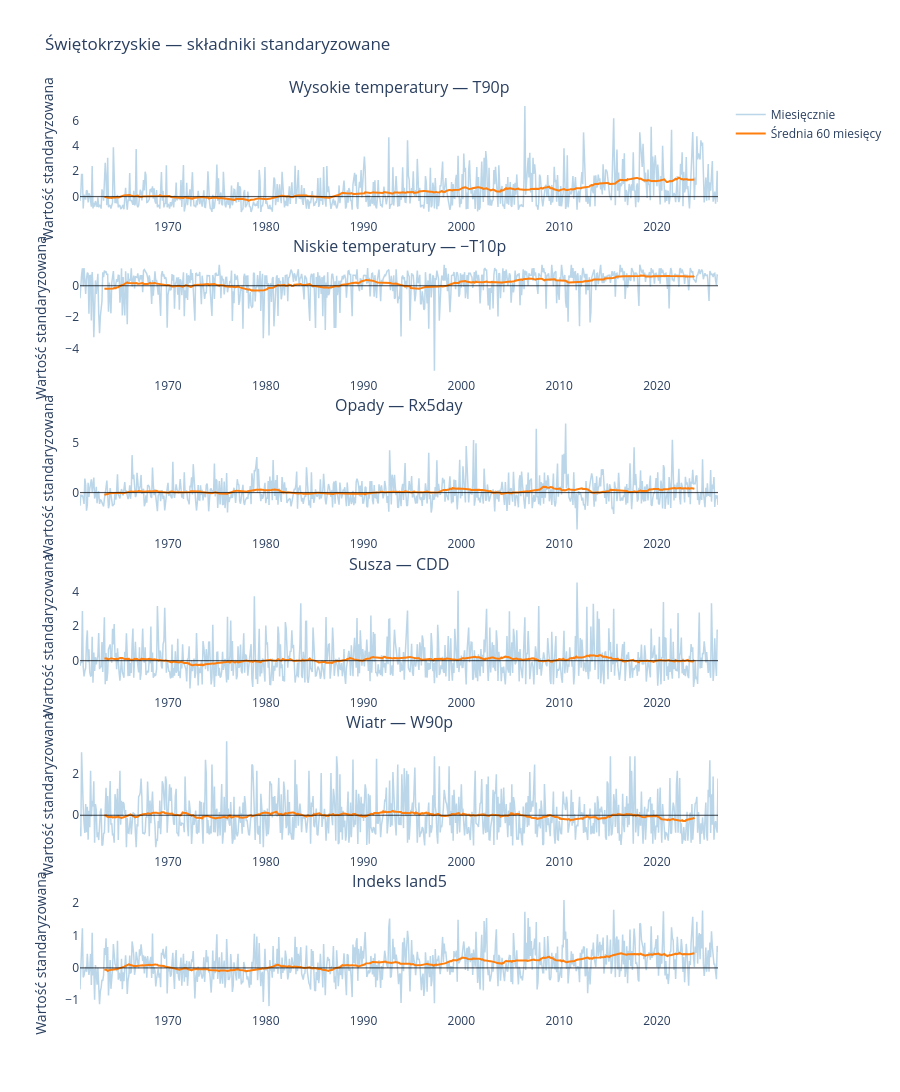
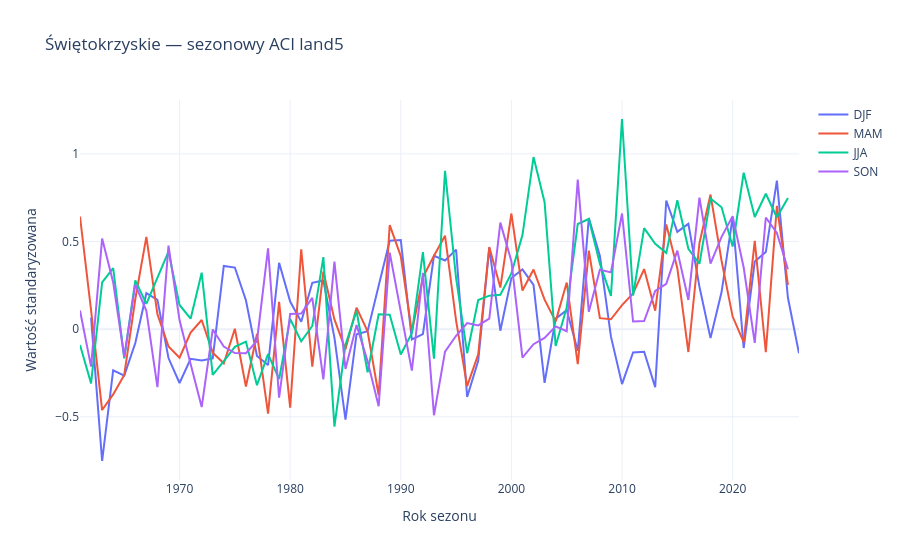

The code cell stored with these charts, in order, in its notebook:
### Markdown cell above
## 7. Wykresy składników i wyniki sezonowe
Uruchamianie od tej sekcji nie wymaga ponownego pobierania. Korzystamy z kompletnych CSV.
Wykresy pokazują składniki standaryzowane (nie temperaturę w °C ani opady w mm).
T10p pokazujemy także ze znakiem minus, zgodnie z jego wkładem do indeksu.
Sezon wymaga trzech poprawnych miesięcy; grudzień należy do następnego roku.

### Code cell
if land_wide is None or not globals().get("QUALITY_READY", False):
    print("Sekcja oczekuje na kompletne dane i obliczenie indeksu w sekcji 4.")
else:
    import plotly.graph_objects as go
    from plotly.subplots import make_subplots
    import json
    
    GRID_CSV_DIR = DATA_DIR / "grid_csv"
    METRICS = ['T90p', 'T10p_oriented', 'Rx5day', 'CDD', 'W90p', 'ACI_land5']
    LABELS = ['Wysokie temperatury — T90p', 'Niskie temperatury — −T10p', 'Opady — Rx5day', 'Susza — CDD', 'Wiatr — W90p', 'Indeks land5']
    regional = pd.read_csv(OUTPUT_DIR / "swietokrzyskie_land_components_monthly.csv")
    counts = pd.read_csv(OUTPUT_DIR / "swietokrzyskie_daily_cell_counts.csv")
    if not counts[CLIMATE_COLUMNS].eq(len(grid)).all().all():
        raise ValueError("Najpierw napraw dane i ponownie wykonaj sekcje 2B–4.")
    seasonal_all = None
    fig = make_subplots(rows=len(METRICS), cols=1, subplot_titles=LABELS, vertical_spacing=0.045)
    for i, metric in enumerate(METRICS):
        row, col = i + 1, 1
        fig.add_trace(go.Scatter(x=regional.Date, y=regional[metric], name="Miesięcznie",
            line=dict(color="rgba(31,119,180,0.3)",width=1.5), showlegend=i==0),row=row,col=col)
        fig.add_trace(go.Scatter(x=regional.Date, y=regional[metric].rolling(60,center=True,min_periods=60).mean(),
            name="Średnia 60 miesięcy",line=dict(color="#ff7f0e",width=2),showlegend=i==0),row=row,col=col)
        # One wide static chart per component, matching the Pomeranian example.
        with plt.style.context("default"):
            component_fig, ax = plt.subplots(figsize=(14, 5))
            dates = pd.to_datetime(regional.Date + "-01")
            ax.plot(dates, regional[metric], color="tab:blue", alpha=0.3,
                    linewidth=1.5, label="Wartości miesięczne")
            ax.plot(dates, regional[metric].rolling(60, center=True, min_periods=60).mean(),
                    color="tab:orange", linewidth=2, label="Średnia pięcioletnia")
            ax.axhline(0, color="black", linewidth=0.7)
            ax.set(title=f"Świętokrzyskie — {LABELS[i]}", ylabel="Wartość standaryzowana")
            ax.legend(loc="upper left")
            component_fig.tight_layout()
            component_fig.savefig(OUTPUT_DIR / f"swietokrzyskie_{metric}_trend.png", dpi=160)
            plt.show()
            plt.close(component_fig)
        fig.add_hline(y=0, line_color="black", line_width=0.7, row=row, col=col)
        fig.update_xaxes(showgrid=False, row=row, col=col)
        fig.update_yaxes(showgrid=False, title_text="Wartość standaryzowana", row=row, col=col)
        s = complete_seasonal_means(regional, metric)
        seasonal_all = s if seasonal_all is None else seasonal_all.merge(s,on="Date",how="outer",validate="one_to_one")
    fig.update_layout(height=350*len(METRICS),title="Świętokrzyskie — składniki standaryzowane",template="plotly_white")
    fig.write_html(OUTPUT_DIR / "swietokrzyskie_components_interactive.html",include_plotlyjs=True)
    fig.show()
    seasonal_all.to_csv(OUTPUT_DIR / "swietokrzyskie_all_components_seasonal.csv",index=False)
    season_fig = go.Figure()
    for season in ["DJF","MAM","JJA","SON"]:
        s = seasonal_all.loc[seasonal_all.Date.str.endswith(season)]
        season_fig.add_trace(go.Scatter(x=s.Date.str[:4].astype(int),y=s.ACI_land5,name=season))
    season_fig.update_layout(title="Świętokrzyskie — sezonowy ACI land5",xaxis_title="Rok sezonu",
                             yaxis_title="Wartość standaryzowana",template="plotly_white")
    season_fig.write_html(OUTPUT_DIR / "swietokrzyskie_seasonal_interactive.html",include_plotlyjs=True)
    season_fig.show()

### Figure 1 — Plotly figure (JSON) as saved in the notebook; plotly's stock layout.template omitted (floating-point values rounded to 4 significant figures; data arrays with more than 128 entries replaced by an {"elided": "..."} marker saying what was removed)
{"data": [{"line": {"color": "rgba(31,119,180,0.3)", "width": 1.5}, "name": "Miesięcznie", "showlegend": true, "type": "scatter", "x": {"elided": "784 str values"}, "xaxis": "x", "y": {"elided": "784 float values"}, "yaxis": "y"}, {"line": {"color": "#ff7f0e", "width": 2}, "name": "Średnia 60 miesięcy", "showlegend": true, "type": "scatter", "x": {"elided": "784 str values"}, "xaxis": "x", "y": {"elided": "784 float values"}, "yaxis": "y"}, {"line": {"color": "rgba(31,119,180,0.3)", "width": 1.5}, "name": "Miesięcznie", "showlegend": false, "type": "scatter", "x": {"elided": "784 str values"}, "xaxis": "x2", "y": {"elided": "784 float values"}, "yaxis": "y2"}, {"line": {"color": "#ff7f0e", "width": 2}, "name": "Średnia 60 miesięcy", "showlegend": false, "type": "scatter", "x": {"elided": "784 str values"}, "xaxis": "x2", "y": {"elided": "784 float values"}, "yaxis": "y2"}, {"line": {"color": "rgba(31,119,180,0.3)", "width": 1.5}, "name": "Miesięcznie", "showlegend": false, "type": "scatter", "x": {"elided": "784 str values"}, "xaxis": "x3", "y": {"elided": "784 float values"}, "yaxis": "y3"}, {"line": {"color": "#ff7f0e", "width": 2}, "name": "Średnia 60 miesięcy", "showlegend": false, "type": "scatter", "x": {"elided": "784 str values"}, "xaxis": "x3", "y": {"elided": "784 float values"}, "yaxis": "y3"}, {"line": {"color": "rgba(31,119,180,0.3)", "width": 1.5}, "name": "Miesięcznie", "showlegend": false, "type": "scatter", "x": {"elided": "784 str values"}, "xaxis": "x4", "y": {"elided": "784 float values"}, "yaxis": "y4"}, {"line": {"color": "#ff7f0e", "width": 2}, "name": "Średnia 60 miesięcy", "showlegend": false, "type": "scatter", "x": {"elided": "784 str values"}, "xaxis": "x4", "y": {"elided": "784 float values"}, "yaxis": "y4"}, {"line": {"color": "rgba(31,119,180,0.3)", "width": 1.5}, "name": "Miesięcznie", "showlegend": false, "type": "scatter", "x": {"elided": "784 str values"}, "xaxis": "x5", "y": {"elided": "784 float values"}, "yaxis": "y5"}, {"line": {"color": "#ff7f0e", "width": 2}, "name": "Średnia 60 miesięcy", "showlegend": false, "type": "scatter", "x": {"elided": "784 str values"}, "xaxis": "x5", "y": {"elided": "784 float values"}, "yaxis": "y5"}, {"line": {"color": "rgba(31,119,180,0.3)", "width": 1.5}, "name": "Miesięcznie", "showlegend": false, "type": "scatter", "x": {"elided": "784 str values"}, "xaxis": "x6", "y": {"elided": "784 float values"}, "yaxis": "y6"}, {"line": {"color": "#ff7f0e", "width": 2}, "name": "Średnia 60 miesięcy", "showlegend": false, "type": "scatter", "x": {"elided": "784 str values"}, "xaxis": "x6", "y": {"elided": "784 float values"}, "yaxis": "y6"}], "layout": {"annotations": [{"font": {"size": 16}, "showarrow": false, "text": "Wysokie temperatury — T90p", "x": 0.5, "xanchor": "center", "xref": "paper", "y": 1, "yanchor": "bottom", "yref": "paper"}, {"font": {"size": 16}, "showarrow": false, "text": "Niskie temperatury — −T10p", "x": 0.5, "xanchor": "center", "xref": "paper", "y": 0.8258, "yanchor": "bottom", "yref": "paper"}, {"font": {"size": 16}, "showarrow": false, "text": "Opady — Rx5day", "x": 0.5, "xanchor": "center", "xref": "paper", "y": 0.6517, "yanchor": "bottom", "yref": "paper"}, {"font": {"size": 16}, "showarrow": false, "text": "Susza — CDD", "x": 0.5, "xanchor": "center", "xref": "paper", "y": 0.4775, "yanchor": "bottom", "yref": "paper"}, {"font": {"size": 16}, "showarrow": false, "text": "Wiatr — W90p", "x": 0.5, "xanchor": "center", "xref": "paper", "y": 0.3033, "yanchor": "bottom", "yref": "paper"}, {"font": {"size": 16}, "showarrow": false, "text": "Indeks land5", "x": 0.5, "xanchor": "center", "xref": "paper", "y": 0.1292, "yanchor": "bottom", "yref": "paper"}], "height": 2100, "shapes": [{"line": {"color": "black", "width": 0.7}, "type": "line", "x0": 0, "x1": 1, "xref": "x domain", "y0": 0, "y1": 0, "yref": "y"}, {"line": {"color": "black", "width": 0.7}, "type": "line", "x0": 0, "x1": 1, "xref": "x2 domain", "y0": 0, "y1": 0, "yref": "y2"}, {"line": {"color": "black", "width": 0.7}, "type": "line", "x0": 0, "x1": 1, "xref": "x3 domain", "y0": 0, "y1": 0, "yref": "y3"}, {"line": {"color": "black", "width": 0.7}, "type": "line", "x0": 0, "x1": 1, "xref": "x4 domain", "y0": 0, "y1": 0, "yref": "y4"}, {"line": {"color": "black", "width": 0.7}, "type": "line", "x0": 0, "x1": 1, "xref": "x5 domain", "y0": 0, "y1": 0, "yref": "y5"}, {"line": {"color": "black", "width": 0.7}, "type": "line", "x0": 0, "x1": 1, "xref": "x6 domain", "y0": 0, "y1": 0, "yref": "y6"}], "title": {"text": "Świętokrzyskie — składniki standaryzowane"}, "xaxis": {"anchor": "y", "domain": [0, 1], "showgrid": false}, "xaxis2": {"anchor": "y2", "domain": [0, 1], "showgrid": false}, "xaxis3": {"anchor": "y3", "domain": [0, 1], "showgrid": false}, "xaxis4": {"anchor": "y4", "domain": [0, 1], "showgrid": false}, "xaxis5": {"anchor": "y5", "domain": [0, 1], "showgrid": false}, "xaxis6": {"anchor": "y6", "domain": [0, 1], "showgrid": false}, "yaxis": {"anchor": "x", "domain": [0.8708, 1], "showgrid": false, "title": {"text": "Wartość standaryzowana"}}, "yaxis2": {"anchor": "x2", "domain": [0.6967, 0.8258], "showgrid": false, "title": {"text": "Wartość standaryzowana"}}, "yaxis3": {"anchor": "x3", "domain": [0.5225, 0.6517], "showgrid": false, "title": {"text": "Wartość standaryzowana"}}, "yaxis4": {"anchor": "x4", "domain": [0.3483, 0.4775], "showgrid": false, "title": {"text": "Wartość standaryzowana"}}, "yaxis5": {"anchor": "x5", "domain": [0.1742, 0.3033], "showgrid": false, "title": {"text": "Wartość standaryzowana"}}, "yaxis6": {"anchor": "x6", "domain": [0, 0.1292], "showgrid": false, "title": {"text": "Wartość standaryzowana"}}}}

### Figure 2 — Plotly figure (JSON) as saved in the notebook; plotly's stock layout.template omitted (floating-point values rounded to 4 significant figures)
{"data": [{"name": "DJF", "type": "scatter", "x": [1962, 1963, 1964, 1965, 1966, 1967, 1968, 1969, 1970, 1971, 1972, 1973, 1974, 1975, 1976, 1977, 1978, 1979, 1980, 1981, 1982, 1983, 1984, 1985, 1986, 1987, 1988, 1989, 1990, 1991, 1992, 1993, 1994, 1995, 1996, 1997, 1998, 1999, 2000, 2001, 2002, 2003, 2004, 2005, 2006, 2007, 2008, 2009, 2010, 2011, 2012, 2013, 2014, 2015, 2016, 2017, 2018, 2019, 2020, 2021, 2022, 2023, 2024, 2025, 2026], "y": [0.06568, -0.752, -0.2341, -0.2646, -0.07868, 0.2053, 0.1674, -0.1646, -0.3071, -0.1693, -0.1787, -0.1669, 0.3606, 0.3516, 0.1648, -0.153, -0.2047, 0.3784, 0.1575, 0.04198, 0.2646, 0.278, -0.0479, -0.5162, -0.02851, -0.01132, 0.2484, 0.5042, 0.509, -0.05829, -0.02856, 0.4187, 0.3916, 0.4538, -0.3866, -0.18, 0.4645, -0.008464, 0.292, 0.3414, 0.2521, -0.3067, 0.06, 0.1089, -0.1234, 0.6345, 0.4173, -0.04255, -0.313, -0.1328, -0.1288, -0.3307, 0.7344, 0.5548, 0.6011, 0.242, -0.05083, 0.2119, 0.6384, -0.1073, 0.3857, 0.4401, 0.8473, 0.1793, -0.1374]}, {"name": "MAM", "type": "scatter", "x": [1961, 1962, 1963, 1964, 1965, 1966, 1967, 1968, 1969, 1970, 1971, 1972, 1973, 1974, 1975, 1976, 1977, 1978, 1979, 1980, 1981, 1982, 1983, 1984, 1985, 1986, 1987, 1988, 1989, 1990, 1991, 1992, 1993, 1994, 1995, 1996, 1997, 1998, 1999, 2000, 2001, 2002, 2003, 2004, 2005, 2006, 2007, 2008, 2009, 2010, 2011, 2012, 2013, 2014, 2015, 2016, 2017, 2018, 2019, 2020, 2021, 2022, 2023, 2024, 2025], "y": [0.6426, 0.1093, -0.4612, -0.372, -0.2612, 0.1723, 0.5264, 0.08511, -0.09796, -0.1623, -0.01955, 0.05251, -0.1336, -0.1945, 0.00234, -0.3273, -0.02711, -0.4819, 0.1562, -0.4479, 0.4559, -0.2135, 0.3286, 0.05558, -0.1148, 0.1228, -0.01241, -0.3766, 0.5941, 0.4171, -0.01683, 0.2961, 0.419, 0.5335, 0.04905, -0.3244, -0.1437, 0.4684, 0.2376, 0.6599, 0.2207, 0.34, 0.1684, 0.04463, 0.2659, -0.1999, 0.4483, 0.06294, 0.05667, 0.1372, 0.2036, 0.3431, 0.1054, 0.5979, 0.348, -0.1302, 0.4913, 0.768, 0.3905, 0.07199, -0.07362, 0.5036, -0.1316, 0.7033, 0.2529]}, {"name": "JJA", "type": "scatter", "x": [1961, 1962, 1963, 1964, 1965, 1966, 1967, 1968, 1969, 1970, 1971, 1972, 1973, 1974, 1975, 1976, 1977, 1978, 1979, 1980, 1981, 1982, 1983, 1984, 1985, 1986, 1987, 1988, 1989, 1990, 1991, 1992, 1993, 1994, 1995, 1996, 1997, 1998, 1999, 2000, 2001, 2002, 2003, 2004, 2005, 2006, 2007, 2008, 2009, 2010, 2011, 2012, 2013, 2014, 2015, 2016, 2017, 2018, 2019, 2020, 2021, 2022, 2023, 2024, 2025], "y": [-0.09022, -0.3091, 0.2665, 0.3481, -0.166, 0.2785, 0.1442, 0.2954, 0.4422, 0.1382, 0.05978, 0.3222, -0.2609, -0.1821, -0.1008, -0.07064, -0.3191, -0.1425, -0.2844, 0.05844, -0.06954, 0.01829, 0.4111, -0.5562, -0.08911, 0.1037, -0.2456, 0.0852, 0.08207, -0.1446, -0.02295, 0.4401, -0.1684, 0.9035, 0.2906, -0.1371, 0.1663, 0.1911, 0.1964, 0.3184, 0.5366, 0.9817, 0.7243, -0.09578, 0.1231, 0.6002, 0.6288, 0.374, 0.1902, 1.199, 0.192, 0.5763, 0.4868, 0.4354, 0.7352, 0.4584, 0.3733, 0.7453, 0.6954, 0.4712, 0.8924, 0.6399, 0.7726, 0.6386, 0.7479]}, {"name": "SON", "type": "scatter", "x": [1961, 1962, 1963, 1964, 1965, 1966, 1967, 1968, 1969, 1970, 1971, 1972, 1973, 1974, 1975, 1976, 1977, 1978, 1979, 1980, 1981, 1982, 1983, 1984, 1985, 1986, 1987, 1988, 1989, 1990, 1991, 1992, 1993, 1994, 1995, 1996, 1997, 1998, 1999, 2000, 2001, 2002, 2003, 2004, 2005, 2006, 2007, 2008, 2009, 2010, 2011, 2012, 2013, 2014, 2015, 2016, 2017, 2018, 2019, 2020, 2021, 2022, 2023, 2024, 2025], "y": [0.1063, -0.2137, 0.5167, 0.2675, -0.1571, 0.2545, 0.1046, -0.3303, 0.4764, 0.05078, -0.1982, -0.4442, -0.001792, -0.09939, -0.1358, -0.1373, -0.06735, 0.4615, -0.3909, 0.08683, 0.08928, 0.1787, -0.2869, 0.3853, -0.2273, 0.02423, -0.1836, -0.4391, 0.4365, 0.1103, -0.2366, 0.3213, -0.4907, -0.1282, -0.03767, 0.03522, 0.02145, 0.0599, 0.6079, 0.3877, -0.1619, -0.08546, -0.04995, 0.01589, -0.01172, 0.853, 0.0992, 0.3388, 0.3241, 0.6599, 0.04365, 0.04607, 0.2183, 0.2591, 0.4478, 0.1667, 0.7509, 0.3746, 0.5268, 0.644, 0.3519, -0.07798, 0.637, 0.5488, 0.3419]}], "layout": {"title": {"text": "Świętokrzyskie — sezonowy ACI land5"}, "xaxis": {"title": {"text": "Rok sezonu"}}, "yaxis": {"title": {"text": "Wartość standaryzowana"}}}}
